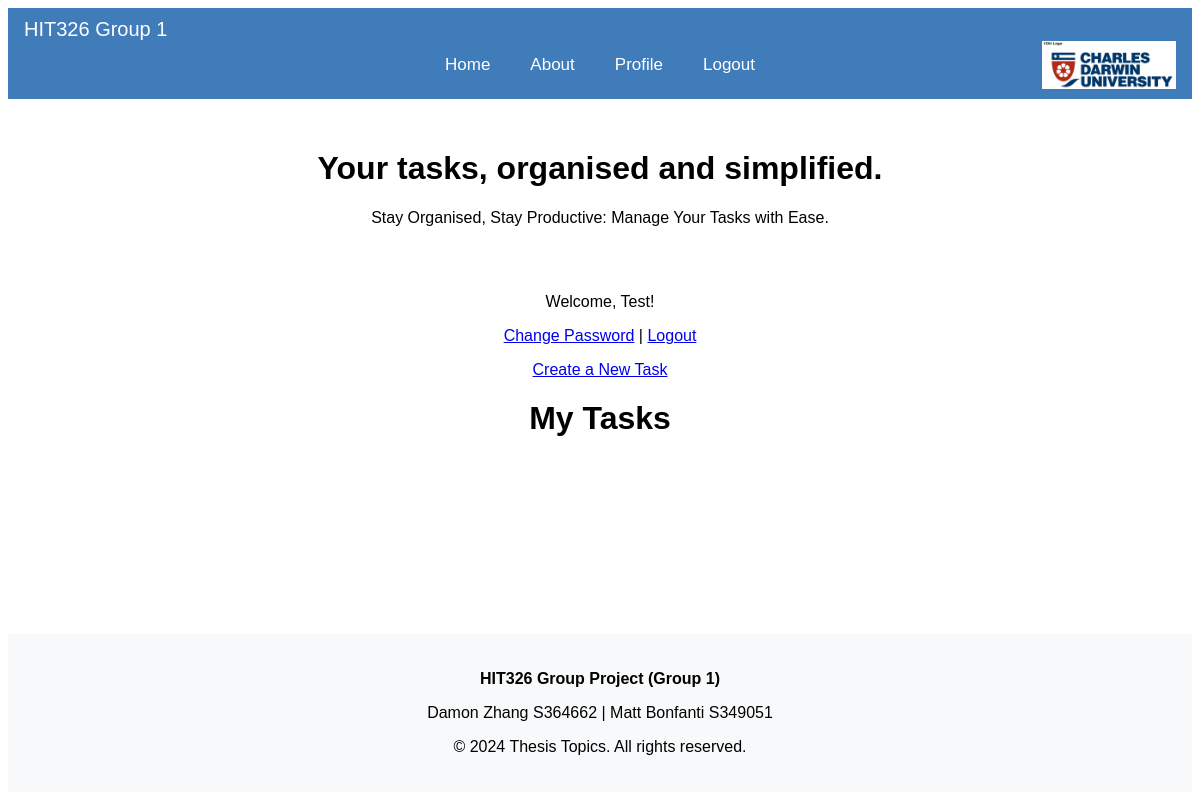
/ (signed in), run on an earlier commit of the app's database.
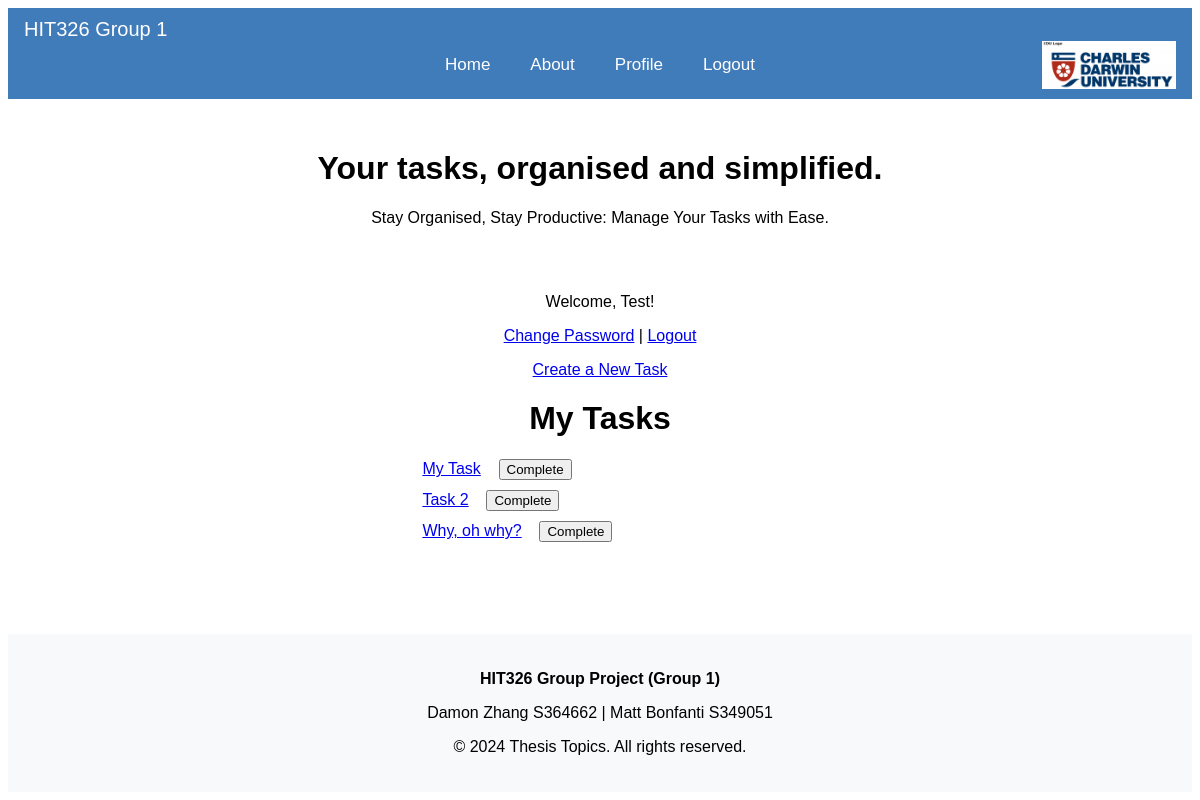
And on a later commit of the database.
### pg_app/models.py (models this page shows, shortened)
class Task(models.Model):
    title = models.CharField(max_length=100)
    description = models.TextField()
    created_at = models.DateTimeField(auto_now_add=True)
    updated_at = models.DateTimeField(auto_now=True)
    user = models.ForeignKey(User, on_delete=models.CASCADE)

### pg_app/views.py (the view)
# urls.py: 2. Add a URL to urlpatterns:  path('', views.home, name='home')
def home(request):
    user_tasks = None
    if request.user.is_authenticated:
        user_tasks = Task.objects.filter(user=request.user)
    return render(request, 'pg_app/home.html', {'user_tasks': user_tasks})

### pg_app/templates/pg_app/home.html (shortened to what this page needs)
{% extends "pg_app/base.html" %}
{% block body %}
<div class="banner" style="text-align: center; padding: 30px">
    <h1>Your tasks, organised and simplified.</h1>
    <p>Stay Organised, Stay Productive: Manage Your Tasks with Ease.</p>
</div>
{% if user.is_authenticated %}
    <div style="text-align: center; margin-top: 20px;">
        <p>Welcome, {{ user.username }}!</p>
        <p><a href="{% url 'password_change' %}">Change Password</a> | <a href="{% url 'logout' %}">Logout</a></p>
        <a href="{% url 'create_task' %}">Create a New Task</a>
        <h1>My Tasks</h1>
        <ul>
            {% for task in user_tasks %}
                <li class="task-item">
                    <a href="{% url 'task_detail' task.id %}" class="task-link">
                        <span class="task-title">{{ task.title }}</span>
                    </a>
                    <form method="post" action="{% url 'mark_task_complete' task.id %}" class="task-form">
                        <button type="submit">Complete</button>
                    </form>
                </li>
            {% endfor %}
        </ul>
{% endif %}
{% endblock %}

What changed in the data, as far as the page shows it:
added Task: title "My Task"
added Task: title "Task 2"
added Task: title "Why, oh why?"
